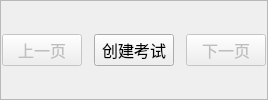
        <widget class="QFrame" name="frame_5">
         <property name="font">
          <font>
           <pointsize>12</pointsize>
          </font>
         </property>
         <property name="frameShape">
          <enum>QFrame::StyledPanel</enum>
         </property>
         <property name="frameShadow">
          <enum>QFrame::Raised</enum>
         </property>
         <layout class="QHBoxLayout" name="horizontalLayout_14">
          <property name="leftMargin">
           <number>1</number>
          </property>
          <property name="topMargin">
           <number>1</number>
          </property>
          <property name="rightMargin">
           <number>1</number>
          </property>
          <property name="bottomMargin">
           <number>1</number>
          </property>
          <item>
           <widget class="QPushButton" name="last_page">
            <property name="enabled">
             <bool>false</bool>
            </property>
            <property name="sizePolicy">
             <sizepolicy hsizetype="Minimum" vsizetype="Fixed">
              <horstretch>0</horstretch>
              <verstretch>0</verstretch>
             </sizepolicy>
            </property>
            <property name="text">
             <string>上一页</string>
            </property>
           </widget>
          </item>
          <item>
           <widget class="QFrame" name="frame_6">
            <property name="sizePolicy">
             <sizepolicy hsizetype="Expanding" vsizetype="Preferred">
              <horstretch>0</horstretch>
              <verstretch>0</verstretch>
             </sizepolicy>
            </property>
            <property name="frameShape">
             <enum>QFrame::StyledPanel</enum>
            </property>
            <property name="frameShadow">
             <enum>QFrame::Raised</enum>
            </property>
           </widget>
          </item>
          <item>
           <widget class="QPushButton" name="create_exam">
            <property name="enabled">
             <bool>true</bool>
            </property>
            <property name="text">
             <string>创建考试</string>
            </property>
           </widget>
          </item>
          <item>
           <widget class="QFrame" name="frame_8">
            <property name="sizePolicy">
             <sizepolicy hsizetype="Expanding" vsizetype="Preferred">
              <horstretch>0</horstretch>
              <verstretch>0</verstretch>
             </sizepolicy>
            </property>
            <property name="frameShape">
             <enum>QFrame::StyledPanel</enum>
            </property>
            <property name="frameShadow">
             <enum>QFrame::Raised</enum>
            </property>
           </widget>
          </item>
          <item>
           <widget class="QPushButton" name="next_page">
            <property name="enabled">
             <bool>false</bool>
            </property>
            <property name="text">
             <string>下一页</string>
            </property>
           </widget>
          </item>
         </layout>
        </widget>
